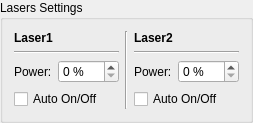
                 <widget class="QGroupBox" name="groupBox_15">
                  <property name="title">
                   <string>Lasers Settings</string>
                  </property>
                  <layout class="QHBoxLayout" name="horizontalLayout_68">
                   <item>
                    <layout class="QVBoxLayout" name="verticalLayout_43">
                     <item>
                      <widget class="QLabel" name="label_72">
                       <property name="text">
                        <string>&lt;html&gt;&lt;head/&gt;&lt;body&gt;&lt;p&gt;&lt;span style=&quot; font-weight:600;&quot;&gt;Laser1&lt;/span&gt;&lt;/p&gt;&lt;/body&gt;&lt;/html&gt;</string>
                       </property>
                      </widget>
                     </item>
                     <item>
                      <widget class="Line" name="line_20">
                       <property name="sizePolicy">
                        <sizepolicy hsizetype="Preferred" vsizetype="Preferred">
                         <horstretch>0</horstretch>
                         <verstretch>0</verstretch>
                        </sizepolicy>
                       </property>
                       <property name="orientation">
                        <enum>Qt::Horizontal</enum>
                       </property>
                      </widget>
                     </item>
                     <item>
                      <layout class="QFormLayout" name="formLayout_14">
                       <item row="0" column="0">
                        <widget class="QLabel" name="label_50">
                         <property name="sizePolicy">
                          <sizepolicy hsizetype="Fixed" vsizetype="Preferred">
                           <horstretch>0</horstretch>
                           <verstretch>0</verstretch>
                          </sizepolicy>
                         </property>
                         <property name="text">
                          <string>Power:</string>
                         </property>
                        </widget>
                       </item>
                       <item row="0" column="1">
                        <widget class="QDoubleSpinBox" name="doubleSpinBox_laserOneAmplitude">
                         <property name="sizePolicy">
                          <sizepolicy hsizetype="Preferred" vsizetype="Fixed">
                           <horstretch>0</horstretch>
                           <verstretch>0</verstretch>
                          </sizepolicy>
                         </property>
                         <property name="suffix">
                          <string> %</string>
                         </property>
                         <property name="decimals">
                          <number>0</number>
                         </property>
                         <property name="minimum">
                          <double>0.000000000000000</double>
                         </property>
                         <property name="maximum">
                          <double>100.000000000000000</double>
                         </property>
                         <property name="singleStep">
                          <double>1.000000000000000</double>
                         </property>
                         <property name="value">
                          <double>0.000000000000000</double>
                         </property>
                        </widget>
                       </item>
                      </layout>
                     </item>
                     <item>
                      <widget class="QCheckBox" name="checkBox_laserOneAutomatic">
                       <property name="text">
                        <string>Auto On/Off</string>
                       </property>
                      </widget>
                     </item>
                    </layout>
                   </item>
                   <item>
                    <widget class="Line" name="line_21">
                     <property name="orientation">
                      <enum>Qt::Vertical</enum>
                     </property>
                    </widget>
                   </item>
                   <item>
                    <layout class="QVBoxLayout" name="verticalLayout_44">
                     <item>
                      <widget class="QLabel" name="label_73">
                       <property name="text">
                        <string>&lt;html&gt;&lt;head/&gt;&lt;body&gt;&lt;p&gt;&lt;span style=&quot; font-weight:600;&quot;&gt;Laser2&lt;/span&gt;&lt;/p&gt;&lt;/body&gt;&lt;/html&gt;</string>
                       </property>
                      </widget>
                     </item>
                     <item>
                      <widget class="Line" name="line_22">
                       <property name="sizePolicy">
                        <sizepolicy hsizetype="Preferred" vsizetype="Preferred">
                         <horstretch>0</horstretch>
                         <verstretch>0</verstretch>
                        </sizepolicy>
                       </property>
                       <property name="orientation">
                        <enum>Qt::Horizontal</enum>
                       </property>
                      </widget>
                     </item>
                     <item>
                      <layout class="QFormLayout" name="formLayout_15">
                       <item row="0" column="0">
                        <widget class="QLabel" name="label_74">
                         <property name="sizePolicy">
                          <sizepolicy hsizetype="Fixed" vsizetype="Preferred">
                           <horstretch>0</horstretch>
                           <verstretch>0</verstretch>
                          </sizepolicy>
                         </property>
                         <property name="text">
                          <string>Power:</string>
                         </property>
                        </widget>
                       </item>
                       <item row="0" column="1">
                        <widget class="QDoubleSpinBox" name="doubleSpinBox_laserTwoAmplitude">
                         <property name="sizePolicy">
                          <sizepolicy hsizetype="Preferred" vsizetype="Fixed">
                           <horstretch>0</horstretch>
                           <verstretch>0</verstretch>
                          </sizepolicy>
                         </property>
                         <property name="suffix">
                          <string> %</string>
                         </property>
                         <property name="decimals">
                          <number>0</number>
                         </property>
                         <property name="maximum">
                          <double>100.000000000000000</double>
                         </property>
                         <property name="singleStep">
                          <double>1.000000000000000</double>
                         </property>
                        </widget>
                       </item>
                      </layout>
                     </item>
                     <item>
                      <widget class="QCheckBox" name="checkBox_laserTwoAutomatic">
                       <property name="text">
                        <string>Auto On/Off</string>
                       </property>
                      </widget>
                     </item>
                    </layout>
                   </item>
                  </layout>
                 </widget>
